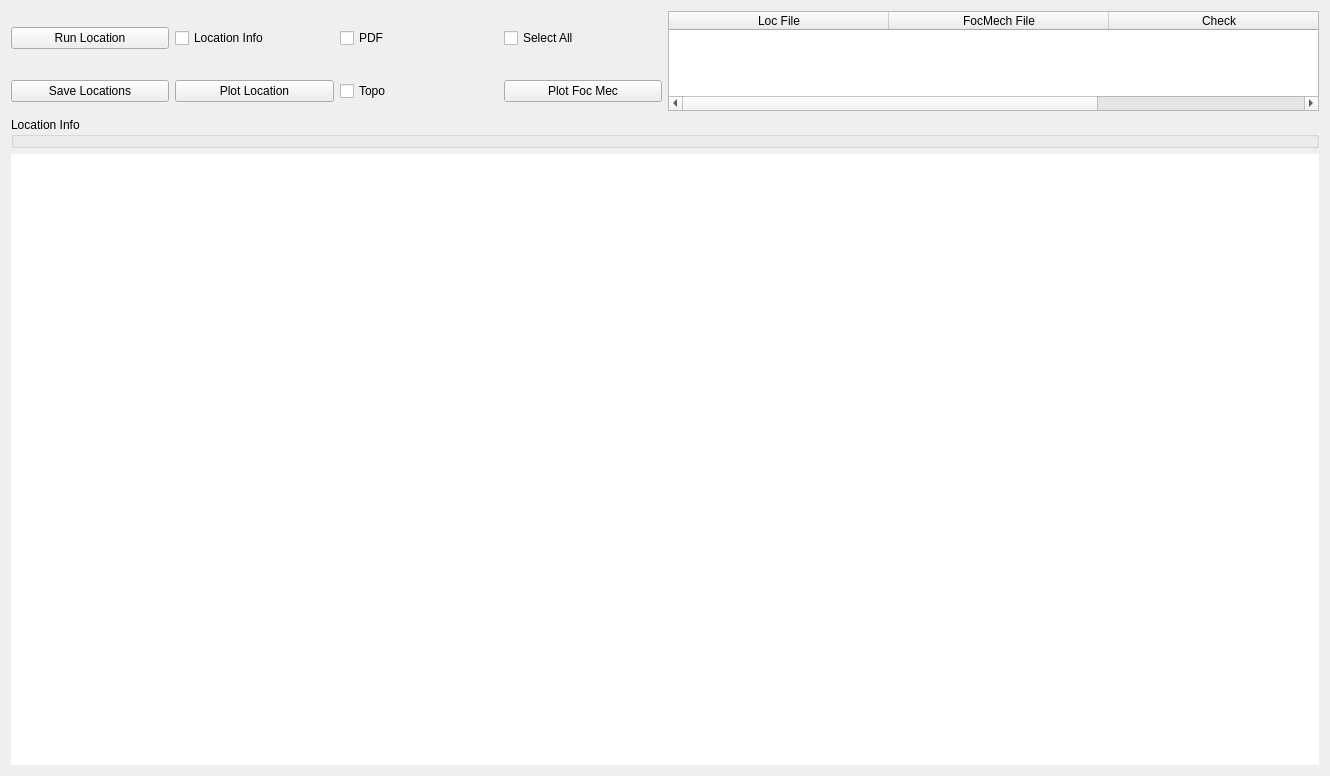
            <widget class="QWidget" name="scrollAreaWidgetContents">
             <property name="geometry">
              <rect>
               <x>0</x>
               <y>0</y>
               <width>1330</width>
               <height>776</height>
              </rect>
             </property>
             <layout class="QVBoxLayout" name="verticalLayout_7">
              <item>
               <layout class="QGridLayout" name="gridLayout">
                <item row="1" column="0">
                 <widget class="QPushButton" name="saveLocBtn">
                  <property name="text">
                   <string>Save Locations</string>
                  </property>
                 </widget>
                </item>
                <item row="0" column="0">
                 <widget class="QPushButton" name="runlocBtn">
                  <property name="text">
                   <string>Run Location</string>
                  </property>
                 </widget>
                </item>
                <item row="0" column="4" rowspan="2" colspan="4">
                 <widget class="QTableWidget" name="locFilesQTW">
                  <property name="sizePolicy">
                   <sizepolicy hsizetype="Preferred" vsizetype="Preferred">
                    <horstretch>0</horstretch>
                    <verstretch>0</verstretch>
                   </sizepolicy>
                  </property>
                  <property name="minimumSize">
                   <size>
                    <width>150</width>
                    <height>100</height>
                   </size>
                  </property>
                  <property name="mouseTracking">
                   <bool>true</bool>
                  </property>
                  <property name="tabletTracking">
                   <bool>true</bool>
                  </property>
                  <property name="acceptDrops">
                   <bool>true</bool>
                  </property>
                  <property name="autoFillBackground">
                   <bool>true</bool>
                  </property>
                  <property name="dragEnabled">
                   <bool>true</bool>
                  </property>
                  <property name="alternatingRowColors">
                   <bool>true</bool>
                  </property>
                  <property name="sortingEnabled">
                   <bool>true</bool>
                  </property>
                  <attribute name="horizontalHeaderMinimumSectionSize">
                   <number>20</number>
                  </attribute>
                  <attribute name="horizontalHeaderDefaultSectionSize">
                   <number>220</number>
                  </attribute>
                  <column>
                   <property name="text">
                    <string>Loc File</string>
                   </property>
                  </column>
                  <column>
                   <property name="text">
                    <string>FocMech File</string>
                   </property>
                  </column>
                  <column>
                   <property name="text">
                    <string>Check</string>
                   </property>
                  </column>
                 </widget>
                </item>
                <item row="6" column="0" colspan="8">
                 <widget class="QWidget" name="widget_map" native="true">
                  <property name="sizePolicy">
                   <sizepolicy hsizetype="Preferred" vsizetype="MinimumExpanding">
                    <horstretch>0</horstretch>
                    <verstretch>0</verstretch>
                   </sizepolicy>
                  </property>
                  <property name="styleSheet">
                   <string notr="true">background-color: rgb(255, 255, 255);</string>
                  </property>
                 </widget>
                </item>
                <item row="1" column="1">
                 <widget class="QPushButton" name="pltMap">
                  <property name="text">
                   <string>Plot Location</string>
                  </property>
                 </widget>
                </item>
                <item row="5" column="0" colspan="8">
                 <widget class="QGroupBox" name="resultsGB">
                  <property name="minimumSize">
                   <size>
                    <width>0</width>
                    <height>0</height>
                   </size>
                  </property>
                  <property name="title">
                   <string>Location Info</string>
                  </property>
                  <layout class="QVBoxLayout" name="verticalLayout_5">
                   <property name="spacing">
                    <number>0</number>
                   </property>
                   <property name="leftMargin">
                    <number>0</number>
                   </property>
                   <property name="topMargin">
                    <number>0</number>
                   </property>
                   <property name="rightMargin">
                    <number>0</number>
                   </property>
                   <property name="bottomMargin">
                    <number>0</number>
                   </property>
                   <item>
                    <widget class="QPlainTextEdit" name="EarthquakeInfoText">
                     <property name="enabled">
                      <bool>true</bool>
                     </property>
                     <property name="sizePolicy">
                      <sizepolicy hsizetype="Preferred" vsizetype="Maximum">
                       <horstretch>0</horstretch>
                       <verstretch>0</verstretch>
                      </sizepolicy>
                     </property>
                     <property name="minimumSize">
                      <size>
                       <width>0</width>
                       <height>0</height>
                      </size>
                     </property>
                     <property name="maximumSize">
                      <size>
                       <width>16777215</width>
                       <height>0</height>
                      </size>
                     </property>
                    </widget>
                   </item>
                  </layout>
                 </widget>
                </item>
                <item row="0" column="1">
                 <widget class="QCheckBox" name="resultsShow">
                  <property name="text">
                   <string>Location Info</string>
                  </property>
                 </widget>
                </item>
                <item row="1" column="2">
                 <widget class="QCheckBox" name="topoCB">
                  <property name="text">
                   <string>Topo</string>
                  </property>
                 </widget>
                </item>
                <item row="1" column="3">
                 <widget class="QPushButton" name="pltFocMecLocBtn">
                  <property name="text">
                   <string>Plot Foc Mec</string>
                  </property>
                 </widget>
                </item>
                <item row="0" column="3">
                 <widget class="QCheckBox" name="selectAllLocCB">
                  <property name="text">
                   <string>Select All</string>
                  </property>
                 </widget>
                </item>
                <item row="0" column="2">
                 <widget class="QCheckBox" name="pdfCB">
                  <property name="text">
                   <string>PDF</string>
                  </property>
                  <property name="checked">
                   <bool>false</bool>
                  </property>
                 </widget>
                </item>
               </layout>
              </item>
             </layout>
            </widget>
